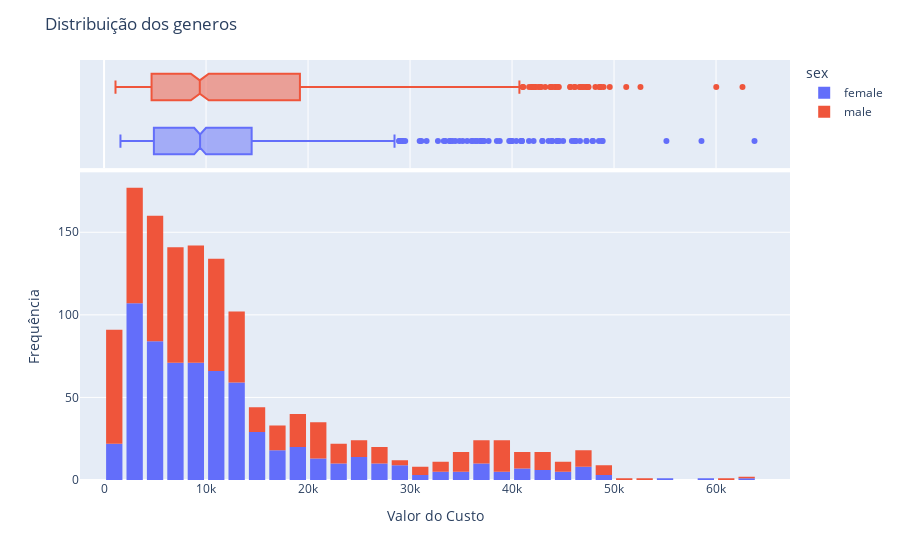

Here is the notebook cell this chart was saved with:
### Markdown cell above
PODEMOS AVALIAR QUE OS NÃO FUMANTES POSSUEM UM VAMLOR MÉDIO CONSIDERÁVELMENTE MAIS BAIXO, COM A MÉDIA ESTANDO ABAIXO DOS 10K DOLARES, ENQUANTO A DOS FUMANTES É APROXIMADAMENTE 35-40K DOLARES. É UM FATOR DETERMINANTE PARA O VALOR FINAL DO SEGURO. E existem muito mais não fumantes do que fumantes na bd.

### Code cell
#AGORA VOU AVALIAR CONSOANTE OS GENEROS :

fig= px.histogram(Dados,x='charges',marginal='box',color='sex')
fig.update_layout(title='Distribuição dos generos',xaxis_title='Valor do Custo',yaxis_title='Frequência', bargap=0.2) 
fig.show()

### Figure 1 — Plotly figure (JSON) as saved in the notebook; plotly's stock layout.template omitted (floating-point values rounded to 4 significant figures; data arrays with more than 128 entries replaced by an {"elided": "..."} marker saying what was removed)
{"data": [{"alignmentgroup": "True", "bingroup": "x", "hovertemplate": "sex=female<br>charges=%{x}<br>count=%{y}<extra></extra>", "legendgroup": "female", "marker": {"color": "#636efa", "pattern": {"shape": ""}}, "name": "female", "offsetgroup": "female", "orientation": "v", "showlegend": true, "type": "histogram", "x": {"elided": "663 float values"}, "xaxis": "x", "yaxis": "y"}, {"alignmentgroup": "True", "hovertemplate": "sex=female<br>charges=%{x}<extra></extra>", "legendgroup": "female", "marker": {"color": "#636efa"}, "name": "female", "notched": true, "offsetgroup": "female", "showlegend": false, "type": "box", "x": {"elided": "663 float values"}, "xaxis": "x2", "yaxis": "y2"}, {"alignmentgroup": "True", "bingroup": "x", "hovertemplate": "sex=male<br>charges=%{x}<br>count=%{y}<extra></extra>", "legendgroup": "male", "marker": {"color": "#EF553B", "pattern": {"shape": ""}}, "name": "male", "offsetgroup": "male", "orientation": "v", "showlegend": true, "type": "histogram", "x": {"elided": "677 float values"}, "xaxis": "x", "yaxis": "y"}, {"alignmentgroup": "True", "hovertemplate": "sex=male<br>charges=%{x}<extra></extra>", "legendgroup": "male", "marker": {"color": "#EF553B"}, "name": "male", "notched": true, "offsetgroup": "male", "showlegend": false, "type": "box", "x": {"elided": "677 float values"}, "xaxis": "x2", "yaxis": "y2"}], "layout": {"bargap": 0.2, "barmode": "relative", "legend": {"title": {"text": "sex"}, "tracegroupgap": 0}, "margin": {"t": 60}, "title": {"text": "Distribuição dos generos"}, "xaxis": {"anchor": "y", "domain": [0, 1], "title": {"text": "Valor do Custo"}}, "xaxis2": {"anchor": "y2", "domain": [0, 1], "matches": "x", "showgrid": true, "showticklabels": false}, "yaxis": {"anchor": "x", "domain": [0, 0.7326], "title": {"text": "Frequência"}}, "yaxis2": {"anchor": "x2", "domain": [0.7426, 1], "matches": "y2", "showgrid": false, "showline": false, "showticklabels": false, "ticks": ""}}}
